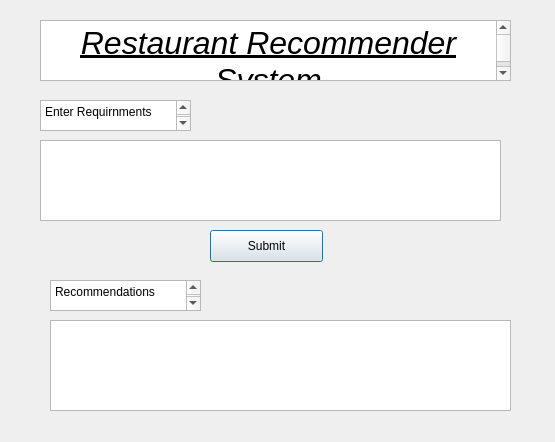
<?xml version="1.0" encoding="UTF-8"?>
<ui version="4.0">
 <class>Dialog</class>
 <widget class="QDialog" name="Dialog">
  <property name="geometry">
   <rect>
    <x>0</x>
    <y>0</y>
    <width>555</width>
    <height>442</height>
   </rect>
  </property>
  <property name="windowTitle">
   <string>Dialog</string>
  </property>
  <widget class="QPushButton" name="Submit">
   <property name="geometry">
    <rect>
     <x>210</x>
     <y>230</y>
     <width>113</width>
     <height>32</height>
    </rect>
   </property>
   <property name="text">
    <string>Submit</string>
   </property>
  </widget>
  <widget class="QTextEdit" name="Hello">
   <property name="geometry">
    <rect>
     <x>40</x>
     <y>20</y>
     <width>471</width>
     <height>61</height>
    </rect>
   </property>
   <property name="html">
    <string>&lt;!DOCTYPE HTML PUBLIC &quot;-//W3C//DTD HTML 4.0//EN&quot; &quot;http://www.w3.org/TR/REC-html40/strict.dtd&quot;&gt;
&lt;html&gt;&lt;head&gt;&lt;meta name=&quot;qrichtext&quot; content=&quot;1&quot; /&gt;&lt;style type=&quot;text/css&quot;&gt;
p, li { white-space: pre-wrap; }
&lt;/style&gt;&lt;/head&gt;&lt;body style=&quot; font-family:'.AppleSystemUIFont'; font-size:13pt; font-weight:400; font-style:normal;&quot;&gt;
&lt;p align=&quot;center&quot; style=&quot; margin-top:0px; margin-bottom:0px; margin-left:0px; margin-right:0px; -qt-block-indent:0; text-indent:0px;&quot;&gt;&lt;span style=&quot; font-size:24pt; font-style:italic; text-decoration: underline;&quot;&gt;Restaurant Recommender System&lt;/span&gt;&lt;/p&gt;&lt;/body&gt;&lt;/html&gt;</string>
   </property>
  </widget>
  <widget class="QPlainTextEdit" name="Req">
   <property name="geometry">
    <rect>
     <x>40</x>
     <y>100</y>
     <width>151</width>
     <height>31</height>
    </rect>
   </property>
   <property name="plainText">
    <string>Enter Requirnments
</string>
   </property>
  </widget>
  <widget class="QPlainTextEdit" name="Inp">
   <property name="geometry">
    <rect>
     <x>40</x>
     <y>140</y>
     <width>461</width>
     <height>81</height>
    </rect>
   </property>
  </widget>
  <widget class="QPlainTextEdit" name="Rec">
   <property name="geometry">
    <rect>
     <x>50</x>
     <y>280</y>
     <width>151</width>
     <height>31</height>
    </rect>
   </property>
   <property name="plainText">
    <string>Recommendations
</string>
   </property>
  </widget>
  <widget class="QPlainTextEdit" name="Ans">
   <property name="geometry">
    <rect>
     <x>50</x>
     <y>320</y>
     <width>461</width>
     <height>91</height>
    </rect>
   </property>
  </widget>
 </widget>
 <resources/>
 <connections/>
</ui>
